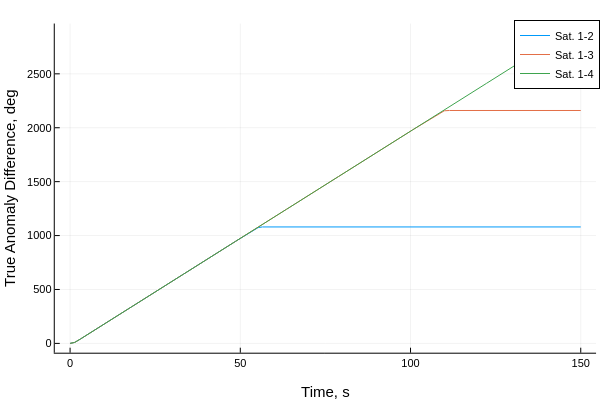

The code cell stored with this chart in its notebook:
### Code cell
plot(thist[1:end],broadcast.(rad2deg,θhist[2:end,:]),label=permutedims(mylabel))
plot!(xlabel="Time, s", ylabel = "True Anomaly Difference, deg")

### Figure 1 — Plotly figure (JSON) as saved in the notebook; plotly's stock layout.template omitted (floating-point values rounded to 4 significant figures; data arrays with more than 128 entries replaced by an {"elided": "..."} marker saying what was removed)
{"data": [{"colorbar": {"title": ""}, "legendgroup": "Sat. 1-2", "line": {"color": "rgba(0, 154, 250, 1.000)", "dash": "solid", "shape": "linear", "width": 1}, "mode": "lines", "name": "Sat. 1-2", "showlegend": true, "type": "scatter", "x": {"elided": "1501 float values"}, "xaxis": "x", "y": {"elided": "1501 float values"}, "yaxis": "y", "zmax": null, "zmin": null}, {"colorbar": {"title": ""}, "legendgroup": "Sat. 1-3", "line": {"color": "rgba(227, 111, 71, 1.000)", "dash": "solid", "shape": "linear", "width": 1}, "mode": "lines", "name": "Sat. 1-3", "showlegend": true, "type": "scatter", "x": {"elided": "1501 float values"}, "xaxis": "x", "y": {"elided": "1501 float values"}, "yaxis": "y", "zmax": null, "zmin": null}, {"colorbar": {"title": ""}, "legendgroup": "Sat. 1-4", "line": {"color": "rgba(62, 164, 78, 1.000)", "dash": "solid", "shape": "linear", "width": 1}, "mode": "lines", "name": "Sat. 1-4", "showlegend": true, "type": "scatter", "x": {"elided": "1501 float values"}, "xaxis": "x", "y": {"elided": "1501 float values"}, "yaxis": "y", "zmax": null, "zmin": null}], "layout": {"annotations": [], "height": 400, "legend": {"bgcolor": "rgba(255, 255, 255, 1.000)", "bordercolor": "rgba(0, 0, 0, 1.000)", "borderwidth": 1, "font": {"color": "rgba(0, 0, 0, 1.000)", "family": "sans-serif", "size": 11}, "title": {"font": {"color": "rgba(0, 0, 0, 1.000)", "family": "sans-serif", "size": 15}, "text": ""}, "tracegroupgap": 0, "traceorder": "normal", "x": 1, "xanchor": "auto", "y": 1, "yanchor": "auto"}, "margin": {"b": 20, "l": 0, "r": 0, "t": 20}, "paper_bgcolor": "rgba(255, 255, 255, 1.000)", "plot_bgcolor": "rgba(255, 255, 255, 1.000)", "showlegend": true, "width": 600, "xaxis": {"anchor": "y", "domain": [0.09128, 0.9934], "gridcolor": "rgba(0, 0, 0, 0.100)", "gridwidth": 0.5, "linecolor": "rgba(0, 0, 0, 1.000)", "mirror": false, "range": [-4.5, 154.5], "showgrid": true, "showline": true, "showticklabels": true, "tickangle": 0, "tickcolor": "rgb(0, 0, 0)", "tickfont": {"color": "rgba(0, 0, 0, 1.000)", "family": "sans-serif", "size": 11}, "tickmode": "array", "ticks": "inside", "ticktext": ["0", "50", "100", "150"], "tickvals": [0, 50, 100, 150], "title": "Time, s", "titlefont": {"color": "rgba(0, 0, 0, 1.000)", "family": "sans-serif", "size": 15}, "type": "-", "visible": true, "zeroline": false, "zerolinecolor": "rgba(0, 0, 0, 1.000)"}, "yaxis": {"anchor": "x", "domain": [0.07581, 0.9902], "gridcolor": "rgba(0, 0, 0, 0.100)", "gridwidth": 0.5, "linecolor": "rgba(0, 0, 0, 1.000)", "mirror": false, "range": [-86.35, 2966.0], "showgrid": true, "showline": true, "showticklabels": true, "tickangle": 0, "tickcolor": "rgb(0, 0, 0)", "tickfont": {"color": "rgba(0, 0, 0, 1.000)", "family": "sans-serif", "size": 11}, "tickmode": "array", "ticks": "inside", "ticktext": ["0", "500", "1000", "1500", "2000", "2500"], "tickvals": [0, 500, 1000, 1500, 2000, 2500], "title": "True Anomaly Difference, deg", "titlefont": {"color": "rgba(0, 0, 0, 1.000)", "family": "sans-serif", "size": 15}, "type": "-", "visible": true, "zeroline": false, "zerolinecolor": "rgba(0, 0, 0, 1.000)"}}}
